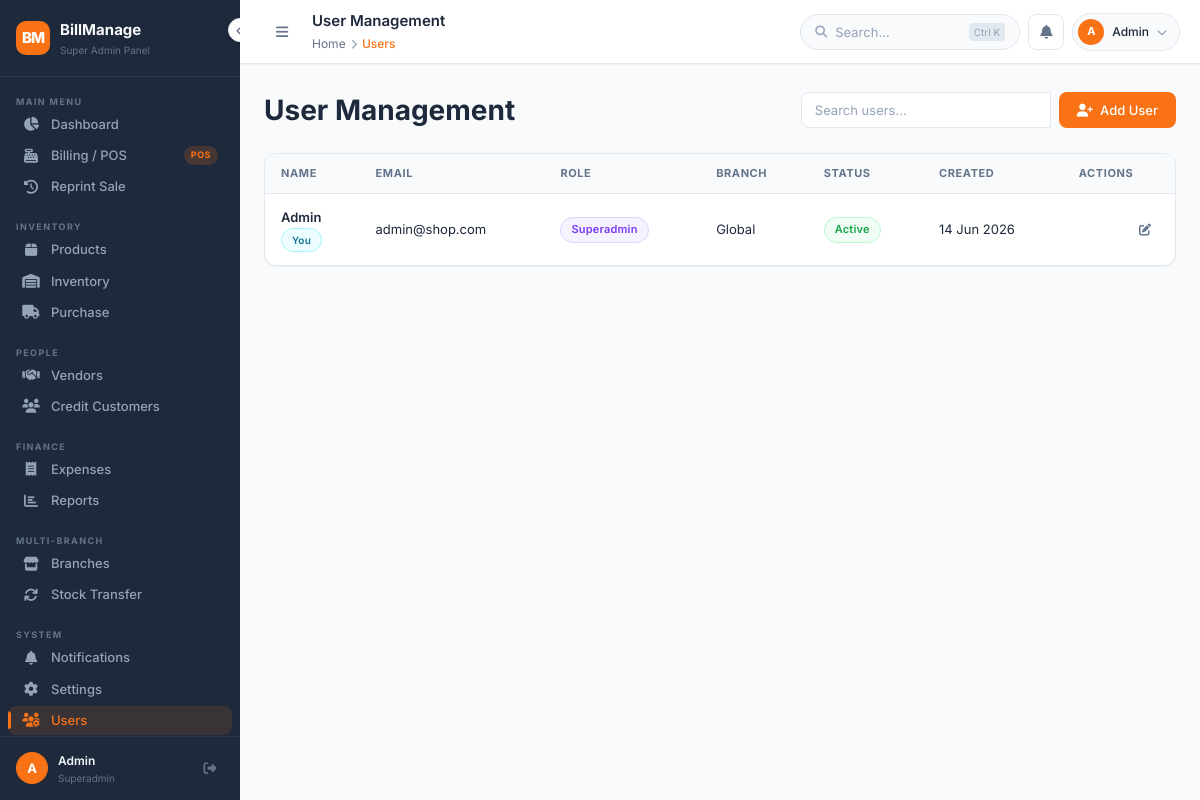
The app's page /modules/users/index.php (signed in) with its own data.
### tables this page shows
CREATE TABLE users (
    id INT AUTO_INCREMENT PRIMARY KEY,
    branch_id INT NULL,
    name VARCHAR(100) NOT NULL,
    email VARCHAR(100) UNIQUE NOT NULL,
    password VARCHAR(255) NOT NULL,
    role ENUM('superadmin', 'branch_admin', 'staff', 'cashier') NOT NULL,
    status ENUM('active', 'inactive') DEFAULT 'active',
    created_at TIMESTAMP DEFAULT CURRENT_TIMESTAMP,
    FOREIGN KEY (branch_id) REFERENCES branches(id) ON DELETE CASCADE
);

### includes/auth.php (called while the page is built, shortened)
<?php
function getCurrentUser() {
    return [
        'id' => $_SESSION['user_id'] ?? null,
        'name' => $_SESSION['name'] ?? '',
        'email' => $_SESSION['email'] ?? '',
        'role' => $_SESSION['role'] ?? '',
        'branch_id' => $_SESSION['branch_id'] ?? null,
        'branch_name' => $_SESSION['branch_name'] ?? 'Main System'
    ];
}
function isAdmin() {
    return ($_SESSION['role'] ?? '') === 'superadmin';
}
function isBranchAdmin() {
    $role = $_SESSION['role'] ?? '';
    return in_array($role, ['superadmin', 'branch_admin']);
}
function isCashier() {
    return ($_SESSION['role'] ?? '') === 'cashier';
}
?>

### includes/functions.php (called while the page is built, shortened)
<?php
function formatDate($date) {
    return date('d M Y', strtotime($date));
}
function sanitize($input) {
    return htmlspecialchars(trim($input), ENT_QUOTES, 'UTF-8');
}
?>

### modules/users/index.php (the view, shortened to what this page needs)
<?php
require_once __DIR__ . '/../../includes/auth.php';
require_once __DIR__ . '/../../includes/functions.php';
$pageTitle = 'User Management';
$breadcrumb = '<a href="'.BASE_URL.'/modules/dashboard/index.php">Home</a><span class="sep"><i class="fas fa-chevron-right"></i></span><span class="current">Users</span>';
$query = "SELECT u.*, b.name as branch_name
          FROM users u
          LEFT JOIN branches b ON u.branch_id = b.id";
$query .= " ORDER BY u.created_at DESC";
$stmt = $pdo->prepare($query);
if (!isAdmin()) $stmt->execute([$_SESSION['branch_id']]); else $stmt->execute();
$users = $stmt->fetchAll();
include_once __DIR__ . '/../../includes/header.php';
?>
<div class="page-header">
    <h1>User Management</h1>
    <div class="d-flex gap-2">
        <div class="input-group" style="width: 250px;">
            <input type="text" id="userSearch" class="form-control" placeholder="Search users..." onkeyup="filterTable('userSearch', 'userTable')">
        </div>
        <?php if (isBranchAdmin()): ?>
            <a href="add.php" class="btn btn-primary">
                <i class="fas fa-user-plus"></i> Add User
            </a>
        <?php endif; ?>
    </div>
</div>
<div class="table-wrapper">
    <table class="data-table" id="userTable">
        <thead>
            <tr>
                <th>Name</th>
                <th>Email</th>
                <th>Role</th>
                <th>Branch</th>
                <th>Status</th>
                <th>Created</th>
                <th class="text-end">Actions</th>
            </tr>
        </thead>
        <tbody>
            <?php foreach ($users as $u): ?>
                <tr>
                    <td>
                        <div class="fw-600"><?php echo sanitize($u['name']); ?></div>
                        <?php if ($u['id'] === $_SESSION['user_id']): ?>
                            <span class="badge-pill badge-info fs-10">You</span>
                        <?php endif; ?>
                    </td>
                    <td><?php echo sanitize($u['email']); ?></td>
                    <td>
                        <?php
                        $role_class = [
                            'superadmin' => 'badge-purple',
                            'branch_admin' => 'badge-primary',
                            'staff' => 'badge-success'
                        ][$u['role']];
                        ?>
                        <span class="badge-pill <?php echo $role_class; ?>">
                            <?php echo ucfirst(str_replace('_', ' ', $u['role'])); ?>
                        </span>
                    </td>
                    <td>
                        <span class="text-secondary"><?php echo $u['branch_name'] ?: 'Global'; ?></span>
                    </td>
                    <td>
                        <span class="badge-pill <?php echo $u['status'] === 'active' ? 'badge-success' : 'badge-danger'; ?>">
                            <?php echo ucfirst($u['status']); ?>
                        </span>
                    </td>
                    <td class="fs-12 text-muted"><?php echo formatDate($u['created_at']); ?></td>
                    <td class="text-end">
                        <div class="d-flex justify-end gap-2">
                            <a href="edit.php?id=<?php echo $u['id']; ?>" class="btn btn-ghost btn-icon btn-sm" title="Edit User">
                                <i class="fas fa-edit"></i>
                            </a>
                        </div>
                    </td>
                </tr>
            <?php endforeach; ?>
        </tbody>
    </table>
</div>
<?php include_once __DIR__ . '/../../includes/footer.php'; ?>

### includes/sidebar.php (shortened to what this page needs)
<?php
$current_uri = $_SERVER['REQUEST_URI'];
$user = getCurrentUser();
?>
<aside class="sidebar" id="sidebar">
    <div class="sidebar-logo" style="position:relative;">
        <div class="logo-icon">BM</div>
        <div class="sidebar-logo-text">
            <h2>BillManage</h2>
            <span><?php echo sanitize($user['branch_name']); ?></span>
        </div>
        <button class="sidebar-collapse-btn" id="sidebar-collapse-btn" title="Toggle sidebar">
            <i class="fas fa-chevron-left" id="collapse-icon"></i>
        </button>
    </div>
    <div class="nav-section">Main Menu</div>
    <a href="<?php echo BASE_URL; ?>/modules/dashboard/index.php"
       class="nav-item <?php echo strpos($current_uri, '/dashboard/') !== false ? 'active' : ''; ?>"
       data-tooltip="Dashboard">
        <i class="fas fa-chart-pie"></i>
        <span class="nav-label">Dashboard</span>
    </a>
    <a href="<?php echo BASE_URL; ?>/modules/billing/create.php"
       class="nav-item <?php echo strpos($current_uri, '/billing/create') !== false ? 'active' : ''; ?>"
       data-tooltip="Billing / POS">
        <i class="fas fa-cash-register"></i>
        <span class="nav-label">Billing / POS</span>
        <span class="nav-pos-badge">POS</span>
    </a>
    <a href="<?php echo BASE_URL; ?>/modules/billing/history.php"
       class="nav-item <?php echo strpos($current_uri, '/billing/history') !== false ? 'active' : ''; ?>"
       data-tooltip="Reprint Sale">
        <i class="fas fa-clock-rotate-left"></i>
        <span class="nav-label">Reprint Sale</span>
    </a>
    <div class="nav-section">Inventory</div>
    <a href="<?php echo BASE_URL; ?>/modules/products/index.php"
       class="nav-item <?php echo strpos($current_uri, '/products/') !== false ? 'active' : ''; ?>"
       data-tooltip="Products">
        <i class="fas fa-box"></i>
        <span class="nav-label">Products</span>
    </a>
    <a href="<?php echo BASE_URL; ?>/modules/inventory/index.php"
       class="nav-item <?php echo strpos($current_uri, '/inventory/') !== false ? 'active' : ''; ?>"
       data-tooltip="Inventory">
        <i class="fas fa-warehouse"></i>
        <span class="nav-label">Inventory</span>
    </a>
    <?php if (!isCashier()): ?>
    <a href="<?php echo BASE_URL; ?>/modules/purchase/index.php"
       class="nav-item <?php echo strpos($current_uri, '/purchase/') !== false ? 'active' : ''; ?>"
       data-tooltip="Purchase">
        <i class="fas fa-truck"></i>
        <span class="nav-label">Purchase</span>
    </a>
    <?php endif; ?>
    <div class="nav-section">People</div>
    <?php if (!isCashier()): ?>
    <a href="<?php echo BASE_URL; ?>/modules/vendors/index.php"
       class="nav-item <?php echo (strpos($current_uri, '/vendors/') !== false && strpos($current_uri, '/vendors/report') === false) ? 'active' : ''; ?>"
       data-tooltip="Vendors">
        <i class="fas fa-handshake"></i>
        <span class="nav-label">Vendors</span>
    </a>
    <?php endif; ?>
    <a href="<?php echo BASE_URL; ?>/modules/customers/index.php"
       class="nav-item <?php echo strpos($current_uri, '/customers/') !== false ? 'active' : ''; ?>"
       data-tooltip="Credit Customers">
        <i class="fas fa-users"></i>
        <span class="nav-label">Credit Customers</span>
    </a>
    <div class="nav-section">Finance</div>
    <?php if (!isCashier()): ?>
    <a href="<?php echo BASE_URL; ?>/modules/expenses/index.php"
       class="nav-item <?php echo strpos($current_uri, '/expenses/') !== false ? 'active' : ''; ?>"
       data-tooltip="Expenses">
        <i class="fas fa-receipt"></i>
        <span class="nav-label">Expenses</span>
    </a>
    <a href="<?php echo BASE_URL; ?>/modules/reports/index.php"
       class="nav-item <?php echo strpos($current_uri, '/reports/') !== false ? 'active' : ''; ?>"
       data-tooltip="Reports">
        <i class="fas fa-chart-bar"></i>
        <span class="nav-label">Reports</span>
    </a>
    <?php endif; ?>
    <?php if (isAdmin()): ?>
    <div class="nav-section">Multi-Branch</div>
    <a href="<?php echo BASE_URL; ?>/modules/branches/index.php"
       class="nav-item <?php echo (strpos($current_uri, '/branches/') !== false && strpos($current_uri, '/transfer') === false) ? 'active' : ''; ?>"
       data-tooltip="Branches">
        <i class="fas fa-store"></i>
        <span class="nav-label">Branches</span>
    </a>
    <a href="<?php echo BASE_URL; ?>/modules/branches/transfer.php"
       class="nav-item <?php echo strpos($current_uri, '/branches/transfer') !== false ? 'active' : ''; ?>"
       data-tooltip="Stock Transfer">
        <i class="fas fa-arrows-rotate"></i>
        <span class="nav-label">Stock Transfer</span>
    </a>
    <?php endif; ?>
    <div class="nav-section">System</div>
    <a href="<?php echo BASE_URL; ?>/modules/notifications/index.php"
       class="nav-item <?php echo strpos($current_uri, '/notifications/') !== false ? 'active' : ''; ?>"
       data-tooltip="Notifications">
        <i class="fas fa-bell"></i>
        <span class="nav-label">Notifications</span>
    </a>
    <a href="<?php echo BASE_URL; ?>/modules/settings/index.php"
       class="nav-item <?php echo strpos($current_uri, '/settings/') !== false ? 'active' : ''; ?>"
       data-tooltip="Settings">
        <i class="fas fa-gear"></i>
        <span class="nav-label">Settings</span>
    </a>
    <?php if (isAdmin()): ?>
    <a href="<?php echo BASE_URL; ?>/modules/users/index.php"
       class="nav-item <?php echo strpos($current_uri, '/users/') !== false ? 'active' : ''; ?>"
       data-tooltip="Users">
        <i class="fas fa-users-gear"></i>
        <span class="nav-label">Users</span>
    </a>
    <?php endif; ?>
    <div class="sidebar-user">
        <div class="avatar"><?php echo strtoupper(substr($user['name'], 0, 1)); ?></div>
        <div class="user-info">
            <div class="user-name"><?php echo sanitize($user['name']); ?></div>
            <div class="user-role"><?php echo ucfirst(str_replace('_', ' ', $user['role'])); ?></div>
        </div>
        <a href="<?php echo BASE_URL; ?>/modules/auth/logout.php" class="logout-link" title="Logout">
            <i class="fas fa-sign-out-alt"></i>
        </a>
    </div>
</aside>

### includes/topbar.php (shortened to what this page needs)
<?php
$user          = getCurrentUser();
?>
<header class="top-header">
    <button class="icon-btn" id="mobile-toggle" style="border:none;background:transparent;" title="Toggle Menu">
        <i class="fas fa-bars"></i>
    </button>
    <div>
        <h1 class="page-title"><?php echo $pageTitle ?? 'Dashboard'; ?></h1>
        <?php if (isset($breadcrumb)): ?>
            <div class="breadcrumb"><?php echo $breadcrumb; ?></div>
        <?php endif; ?>
    </div>
    <div class="header-actions">
        <div class="global-search">
            <i class="fas fa-magnifying-glass"></i>
            <input type="text" id="global-search-input" placeholder="Search..." autocomplete="off">
            <span class="kbd">Ctrl K</span>
        </div>
        <div class="dropdown-wrapper" id="notif-dropdown">
            <button class="icon-btn" onclick="toggleNotifDropdown()" title="Notifications">
                <i class="fas fa-bell"></i>
            </button>
        </div>
        <div class="user-chip">
            <div class="chip-avatar"><?php echo strtoupper(substr($user['name'], 0, 1)); ?></div>
            <span><?php echo sanitize($user['name']); ?></span>
            <i class="fas fa-chevron-down"></i>
        </div>
    </div>
</header>

### records on screen
users: name "A", name "Admin", role "Superadmin", shows "You", email "admin@shop.com", branch_name "Global", status "Active", created_at "14 Jun 2026"

### other values on screen
$user['branch_name'] "Super Admin Panel"
$pageTitle "User Management"
